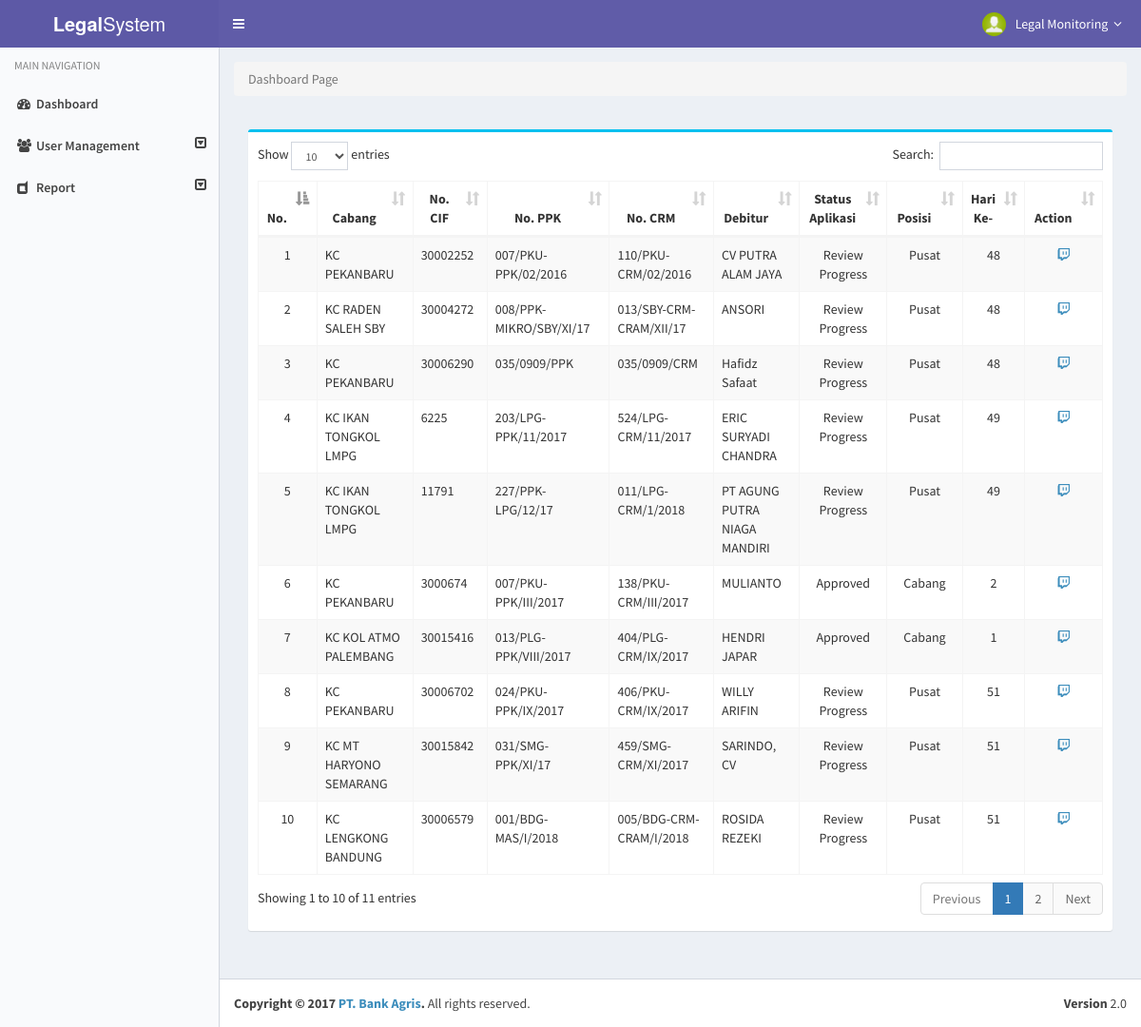
/home-pusat.php (signed in), run on the app's committed database.
### tables this page shows
CREATE TABLE `tb_inputcrm` (
  `id_crm` int(11) NOT NULL,
  `nama_debitur` varchar(250) NOT NULL,
  `cabang` varchar(150) NOT NULL,
  `nik_marketing` varchar(25) NOT NULL,
  `tgl_terimacrm` date NOT NULL,
  `cif` int(100) NOT NULL,
  `ppk` varchar(100) NOT NULL,
  `crm` varchar(100) NOT NULL,
  `nik_user` int(11) NOT NULL,
  `status` int(11) NOT NULL,
  `keterangan` text NOT NULL,
  `create_at` timestamp NOT NULL DEFAULT '0000-00-00 00:00:00',
  `update_at` timestamp NOT NULL DEFAULT '0000-00-00 00:00:00'
);

CREATE TABLE `master_statusaplikasi` (
  `id_progress` int(11) NOT NULL,
  `status_progress` varchar(50) NOT NULL,
  `create_at` timestamp NOT NULL DEFAULT CURRENT_TIMESTAMP ON UPDATE CURRENT_TIMESTAMP,
  `update_at` timestamp NOT NULL DEFAULT '0000-00-00 00:00:00'
);

CREATE TABLE `tb_inputsignpk` (
  `id_inputsign` int(11) NOT NULL,
  `id_crm` int(11) NOT NULL,
  `no_pk` varchar(150) NOT NULL,
  `tgl_pengurusan` date NOT NULL,
  `tgl_target` date NOT NULL,
  `tgl_pemenuhan` date NOT NULL,
  `tgl_khasanah` date NOT NULL,
  `status` int(11) NOT NULL,
  `keterangan` text NOT NULL,
  `nik` varchar(25) NOT NULL,
  `create_at` timestamp NOT NULL DEFAULT '0000-00-00 00:00:00',
  `update_at` timestamp NOT NULL DEFAULT '0000-00-00 00:00:00'
);

### pages/pusat/dashboard/form-dashboard.php (the view, shortened to what this page needs)
<?php
include "assets/koneksi.php";
if(isset($_SESSION['nik']) && isset($_SESSION['id_cabang'])){
    $sql = mysqli_query($Open, "select a.id_crm
                                              ,a.cif
                                              ,a.ppk
                                              ,a.crm
                                              ,b.status_progress
                                              ,a.create_at
                                              ,a.nama_debitur
                                              ,a.cabang
                                              ,e.status as statusSign
                                              ,e.create_at
                                              ,a.status
                                      from tb_inputcrm a
                                      left join master_statusaplikasi b on a.status = b.id_progress
                                      inner join user c on a.nik_user = c.nik
                                      left join cabang d on c.id_cabang = d.id_cabang
                                      left join tb_inputsignpk e on a.id_crm = e.id_crm
                                      where a.status != 3 order by a.create_at DESC ");
    ?>
    <ul class="breadcrumb">
        <li class="active">Dashboard Page</li>
    </ul>
    <section class="content">
        <div class="row">
            <div class="col-md-12">
                <div class="box box-info">
                    <div class="box-body">
                        <table id="tableDashboard1" class="table table-bordered table-striped">
                            <thead>
                            <tr>
                                <th style="text-align: center">No.</th>
                                <th style="text-align: center">Cabang</th>
                                <th style="text-align: center">No. CIF</th>
                                <th style="text-align: center">No. PPK</th>
                                <th style="text-align: center">No. CRM</th>
                                <th style="text-align: center">Debitur</th>
                                <th style="text-align: center">Status Aplikasi</th>
                                <th style="text-align: center">Posisi</th>
                                <th style="text-align: center">Hari Ke-</th>
                                <th style="text-align: center">Action</th>
                            </tr>
                            </thead>
                            <tbody>
                            <?php
                            $no = 0;
                            while($row = mysqli_fetch_array($sql)){
                                if($row[8] == 1){
                                    $tglCreate = date_create($row[5]);
                                    $dtCreate = strtotime(date_format($tglCreate, "Y-m-d"));
                                    $tglSignIn = date_create($row[9]);
                                    $dtSignin = strtotime(date_format($tglSignIn, "Y-m-d"));
                                    $selisih = abs($dtSignin-$dtCreate);
                                    $sla = $selisih/86400;
                                }else {
                                    $tglCreate = date_create($row[5]);
                                    $dtCreate = strtotime(date_format($tglCreate, "Y-m-d"));
                                    $dtNow =  strtotime(date("Y-m-d"));
                                    $selisih = abs($dtNow-$dtCreate);
                                    $sla = $selisih/86400;
                                }
                                if($row[10]== 5){
                                    $posNow = 'Pusat';
                                }else {
                                    $posNow = 'Cabang';
                                }
                                ?>
                                <tr>
                                    <td style="text-align: center"><?=$no+1?></td>
                                    <td><?=$row[7]?></td>
                                    <td><?=$row[1]?></td>
                                    <td><?=$row[2]?></td>
                                    <td><?=$row[3]?></td>
                                    <td><?=$row[6]?></td>
                                    <td style="text-align: center"><?=$row[4]?></td>
                                    <td style="text-align: center"><?=$posNow?></td>
                                    <td style="text-align: center"><?=$sla?></td>
                                    <td align="center">
                                        <a href="home-pusat.php?page=form-detailNasabah&id_crm=<?=$row[0];?>" title="Detail">
                                            <i class="fa  fa-twitch"></i>
                                        </a>
                                    </td>
                                </tr>
                                <?php
                                $no++;
                            }
                            ?>
                            </tbody>
                        </table>
                    </div>
                </div>
            </div>
        </div>
    </section>
    <?php
}else {
    echo "Data Error";
}

### home-pusat.php (shortened to what this page needs)
<!DOCTYPE html>
<html>
    <link rel="stylesheet" href="assets/bootstrap/css/bootstrap.min.css">
    <link rel="stylesheet" href="assets/bootstrap/css/font-awesome.min.css">
    <link rel="stylesheet" href="assets/bootstrap/css/ionicons.min.css">
    <link rel="stylesheet" href="assets/dist/css/AdminLTE.min.css">
    <link rel="stylesheet" href="assets/dist/css/skins/_all-skins.min.css">
    <link rel="stylesheet" href="assets/plugins/iCheck/flat/blue.css">
    <link rel="stylesheet" href="assets/plugins/morris/morris.css">
    <link rel="stylesheet" href="assets/plugins/jvectormap/jquery-jvectormap-1.2.2.css">
    <link rel="stylesheet" href="assets/plugins/datepicker/datepicker3.css">
    <link rel="stylesheet" href="assets/plugins/daterangepicker/daterangepicker.css">
    <link rel="stylesheet" href="assets/plugins/bootstrap-wysihtml5/bootstrap3-wysihtml5.min.css">
    <link rel="stylesheet" href="assets/plugins/datatables/dataTables.bootstrap.css">
<body class="hold-transition skin-purple-light">
    <div class="wrapper">
        <header class="main-header">
            <a href="#" class="logo">
                <span class="logo-lg"><b>Legal</b>System</span>
            </a>
            <nav class="navbar navbar-static-top">
                <a href="#" class="sidebar-toggle" data-toggle="offcanvas" role="button">
                </a>
                <div class="navbar-custom-menu">
                    <ul class="nav navbar-nav">
                        <li class="dropdown user user-menu">
                            <a href="#" class="dropdown-toggle" data-toggle="dropdown">
                                <img src="assets/dist/img/profile/no-image.jpg" class="user-image" alt="User Image">
                                <span class="hidden-xs">Legal Monitoring</span> &nbsp;<i
                                    class="fa fa-angle-down"></i>
                            </a>
                        </li>
                    </ul>
                </div>
            </nav>
        </header>
        <aside class="main-sidebar">
            <section class="sidebar">
                <ul class="sidebar-menu">
                    <li class="header">MAIN NAVIGATION</li>
                    <li class="treeview"><a href="home-pusat.php?page=form-dashboard"><i class="fa fa-dashboard"></i><span>Dashboard</span></a>
                    </li>
                    <li class="treeview">
                        <a href="#"><i class="fa fa-users"></i><span>User Management</span>
                            <i class="fa fa-toggle-down pull-right"></i>
                        </a>
                    </li>
                    <li class="treeview">
                        <a href="#"><i class="fa fa-dashcube"></i><span>Report</span>
                            <i class="fa fa-toggle-down pull-right"></i>
                        </a>
                    </li>
                </ul>
            </section>
        </aside>
        <div class="content-wrapper">
            <section class="content">
                <?php
                $page = (isset($_GET['page'])) ? $_GET['page'] : "main";
                switch ($page) {
                    default :
                        include "pages/pusat/dashboard/form-dashboard.php";
                }
                ?>
            </section>
        </div>
        <footer class="main-footer">
            <div class="pull-right hidden-xs">
                <b>Version</b> 2.0
            </div>
            <strong>Copyright &copy; 2017 <a href="#">PT. Bank Agris</a>.</strong> All rights
            reserved.
        </footer>
    </div>
</body>
</html>

### data on the page
tb_inputcrm: cabang "KC PEKANBARU", cif "30002252", ppk "007/PKU-PPK/02/2016", crm "110/PKU-CRM/02/2016", nama_debitur "CV PUTRA ALAM JAYA", master_statusaplikasi.status_progress "Review Progress", status "Pusat", create_at "48"
tb_inputcrm: cabang "KC RADEN SALEH SBY", cif "30004272", ppk "008/PPK-MIKRO/SBY/XI/17", crm "013/SBY-CRM-CRAM/XII/17", nama_debitur "ANSORI", master_statusaplikasi.status_progress "Review Progress", status "Pusat", create_at "48"
tb_inputcrm: cabang "KC PEKANBARU", cif "30006290", ppk "035/0909/PPK", crm "035/0909/CRM", nama_debitur "Hafidz Safaat", master_statusaplikasi.status_progress "Review Progress", status "Pusat", create_at "48"
tb_inputcrm: cabang "KC IKAN TONGKOL LMPG", cif "6225", ppk "203/LPG-PPK/11/2017", crm "524/LPG-CRM/11/2017", nama_debitur "ERIC SURYADI CHANDRA", master_statusaplikasi.status_progress "Review Progress", status "Pusat", create_at "49"
tb_inputcrm: cabang "KC IKAN TONGKOL LMPG", cif "11791", ppk "227/PPK-LPG/12/17", crm "011/LPG-CRM/1/2018", nama_debitur "PT AGUNG PUTRA NIAGA MANDIRI", master_statusaplikasi.status_progress "Review Progress", status "Pusat", create_at "49"
tb_inputcrm: cabang "KC PEKANBARU", cif "3000674", ppk "007/PKU-PPK/III/2017", crm "138/PKU-CRM/III/2017", nama_debitur "MULIANTO", master_statusaplikasi.status_progress "Approved", status "Cabang", create_at.create_at "2"
tb_inputcrm: cabang "KC KOL ATMO PALEMBANG", cif "30015416", ppk "013/PLG-PPK/VIII/2017", crm "404/PLG-CRM/IX/2017", nama_debitur "HENDRI JAPAR", master_statusaplikasi.status_progress "Approved", status "Cabang", create_at.create_at "1"
tb_inputcrm: cabang "KC PEKANBARU", cif "30006702", ppk "024/PKU-PPK/IX/2017", crm "406/PKU-CRM/IX/2017", nama_debitur "WILLY ARIFIN", master_statusaplikasi.status_progress "Review Progress", status "Pusat", create_at "51"
tb_inputcrm: cabang "KC MT HARYONO SEMARANG", cif "30015842", ppk "031/SMG-PPK/XI/17", crm "459/SMG-CRM/XI/2017", nama_debitur "SARINDO, CV", master_statusaplikasi.status_progress "Review Progress", status "Pusat", create_at "51"
tb_inputcrm: cabang "KC LENGKONG BANDUNG", cif "30006579", ppk "001/BDG-MAS/I/2018", crm "005/BDG-CRM-CRAM/I/2018", nama_debitur "ROSIDA REZEKI", master_statusaplikasi.status_progress "Review Progress", status "Pusat", create_at "51"
